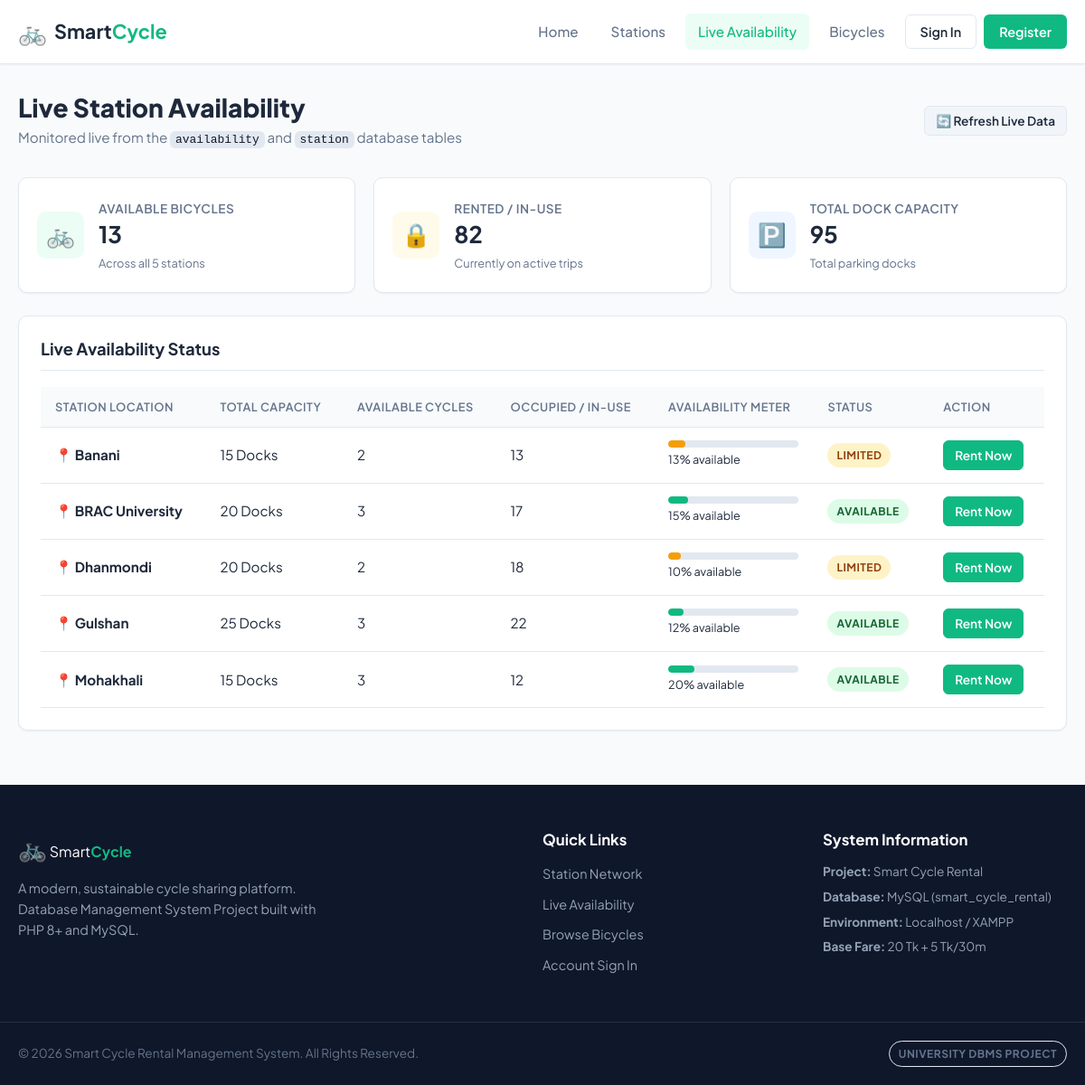
Page /availability.php on the committed database.
### tables this page shows
CREATE TABLE `station` (
    `Location` VARCHAR(100) PRIMARY KEY,
    `capacity` INT NOT NULL DEFAULT 10,
    `User_id` INT NULL,
    `created_at` TIMESTAMP DEFAULT CURRENT_TIMESTAMP,
    CONSTRAINT `fk_station_manager` FOREIGN KEY (`User_id`) 
        REFERENCES `user` (`user_id`) ON DELETE SET NULL ON UPDATE CASCADE
);

### availability.php (the view, shortened to what this page needs)
<?php
require_once __DIR__ . '/config/database.php';
$stmt = $pdo->query("
    SELECT
        s.Location,
        s.capacity,
        COALESCE(a.cycle_availability, 0) AS cycle_availability,
        (s.capacity - COALESCE(a.cycle_availability, 0)) AS occupied,
        (
            SELECT COUNT(*)
            FROM bicycle b
            LEFT JOIN condition_type c ON b.ID = c.B_id
            WHERE b.location = s.Location
              AND b.user_id IS NULL
              AND (c.condition IS NULL OR c.condition NOT IN ('Damaged', 'Under Maintenance'))
        ) AS rent_ready
    FROM station s
    LEFT JOIN availability a ON s.Location = a.Location
    ORDER BY s.Location ASC
");
$records = $stmt->fetchAll();
$totalCapacity = 0;
$totalAvailable = 0;
$totalOccupied = 0;
foreach ($records as $r) {
    $totalCapacity += (int)$r['capacity'];
    $totalAvailable += (int)$r['cycle_availability'];
    $totalOccupied += max(0, (int)$r['occupied']);
}
include __DIR__ . '/includes/header.php';
?>
<div class="page-header">
    <div>
        <h1 class="page-title">Live Station Availability</h1>
        <p class="page-subtitle">Monitored live from the <code>availability</code> and <code>station</code> database tables</p>
    </div>
    <div class="header-action">
        <button onclick="window.location.reload();" class="btn btn-secondary btn-sm">🔄 Refresh Live Data</button>
    </div>
</div>
<div class="kpi-grid">
    <div class="kpi-card">
        <div class="kpi-icon bg-primary-soft">🚲</div>
        <div class="kpi-info">
            <span class="kpi-label">Available Bicycles</span>
            <h3 class="kpi-value text-primary"><?= $totalAvailable ?></h3>
            <span class="kpi-sub">Across all 5 stations</span>
        </div>
    </div>
    <div class="kpi-card">
        <div class="kpi-icon bg-warning-soft">🔒</div>
        <div class="kpi-info">
            <span class="kpi-label">Rented / In-Use</span>
            <h3 class="kpi-value text-warning"><?= $totalOccupied ?></h3>
            <span class="kpi-sub">Currently on active trips</span>
        </div>
    </div>
    <div class="kpi-card">
        <div class="kpi-icon bg-info-soft">🅿️</div>
        <div class="kpi-info">
            <span class="kpi-label">Total Dock Capacity</span>
            <h3 class="kpi-value text-info"><?= $totalCapacity ?></h3>
            <span class="kpi-sub">Total parking docks</span>
        </div>
    </div>
</div>
<div class="card">
    <div class="card-header">
        <h3 class="card-title">Live Availability Status</h3>
    </div>
    <div class="table-responsive">
        <table class="data-table">
            <thead>
                <tr>
                    <th>Station Location</th>
                    <th>Total Capacity</th>
                    <th>Available Cycles</th>
                    <th>Occupied / In-Use</th>
                    <th>Availability Meter</th>
                    <th>Status</th>
                    <th>Action</th>
                </tr>
            </thead>
            <tbody>
                <?php if (empty($records)): ?>
                    <tr>
                        <td colspan="7" class="text-center text-muted py-4">No stations found.</td>
                    </tr>
                <?php else: ?>
                    <?php foreach ($records as $row):
                        $cap = (int)$row['capacity'];
                        $avail = (int)$row['cycle_availability'];
                        $occupied = max(0, (int)$row['occupied']);
                        $pct = $cap > 0 ? min(100, round(($avail / $cap) * 100)) : 0;
                        if ($avail >= 3) {
                            $statusBadge = '<span class="badge badge-success">Available</span>';
                        } elseif ($avail > 0) {
                            $statusBadge = '<span class="badge badge-warning">Limited</span>';
                        } else {
                            $statusBadge = '<span class="badge badge-danger">Full / Empty</span>';
                        }
                    ?>
                        <tr>
                            <td>
                                <strong>📍 <?= htmlspecialchars($row['Location']) ?></strong>
                            </td>
                            <td><?= $cap ?> Docks</td>
                            <td>
                                <span class="font-bold text-success font-mono"><?= $avail ?></span>
                            </td>
                            <td>
                                <span class="font-mono text-muted"><?= $occupied ?></span>
                            </td>
                            <td style="min-width: 160px;">
                                <div class="progress-bar-track">
                                    <div class="progress-bar-fill" style="width: <?= $pct ?>%; background: <?= $avail >= 3 ? 'var(--primary-color)' : ($avail > 0 ? 'var(--warning-color)' : 'var(--danger-color)') ?>;"></div>
                                </div>
                                <small class="text-muted"><?= $pct ?>% available</small>
                            </td>
                            <td><?= $statusBadge ?></td>
                            <td>
                                <?php if ($avail > 0 && $row['rent_ready'] > 0): ?>
                                    <a href="cycles.php?station=<?= urlencode($row['Location']) ?>" class="btn btn-sm btn-primary">Rent Now</a>
                                <?php else: ?>
                                    <button class="btn btn-sm btn-secondary" disabled>Unavailable</button>
                                <?php endif; ?>
                            </td>
                        </tr>
                    <?php endforeach; ?>
                <?php endif; ?>
            </tbody>
        </table>
    </div>
</div>
<?php include __DIR__ . '/includes/footer.php'; ?>

### rows in the picture
station: Location "Banani", capacity "15", avail "2", occupied "13", pct "13", shows "LIMITED"
station: Location "BRAC University", capacity "20", avail "3", occupied "17", pct "15", shows "AVAILABLE"
station: Location "Dhanmondi", capacity "20", avail "2", occupied "18", pct "10", shows "LIMITED"
station: Location "Gulshan", capacity "25", avail "3", occupied "22", pct "12", shows "AVAILABLE"
station: Location "Mohakhali", capacity "15", avail "3", occupied "12", pct "20", shows "AVAILABLE"

### other values in the picture
$totalAvailable "13"
$totalOccupied "82"
$totalCapacity "95"
